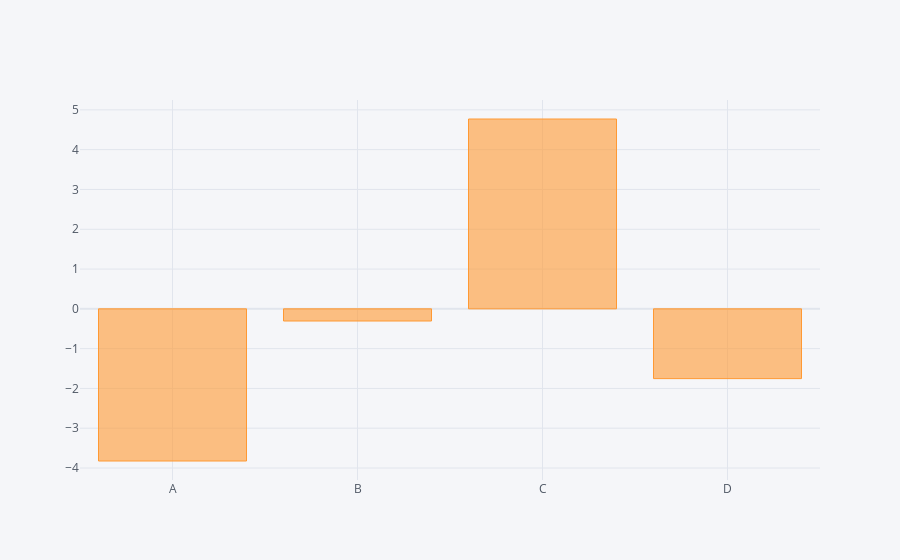

Write notebook code for a chart like this one.
### Markdown cell above
**Gráficos de Barras**

### Code cell
df.sum().iplot(kind='bar')

### Figure 1 — Plotly figure (JSON) as saved in the notebook; plotly's stock layout.template omitted (floating-point values rounded to 4 significant figures)
{"data": [{"marker": {"color": "rgba(255, 153, 51, 0.6)", "line": {"color": "rgba(255, 153, 51, 1.0)", "width": 1}}, "name": "None", "orientation": "v", "text": "", "type": "bar", "x": ["A", "B", "C", "D"], "y": [-3.824, -0.3059, 4.771, -1.754]}], "layout": {"legend": {"bgcolor": "#F5F6F9", "font": {"color": "#4D5663"}}, "paper_bgcolor": "#F5F6F9", "plot_bgcolor": "#F5F6F9", "title": {"font": {"color": "#4D5663"}}, "xaxis": {"gridcolor": "#E1E5ED", "showgrid": true, "tickfont": {"color": "#4D5663"}, "title": {"font": {"color": "#4D5663"}, "text": ""}, "zerolinecolor": "#E1E5ED"}, "yaxis": {"gridcolor": "#E1E5ED", "showgrid": true, "tickfont": {"color": "#4D5663"}, "title": {"font": {"color": "#4D5663"}, "text": ""}, "zerolinecolor": "#E1E5ED"}}}
